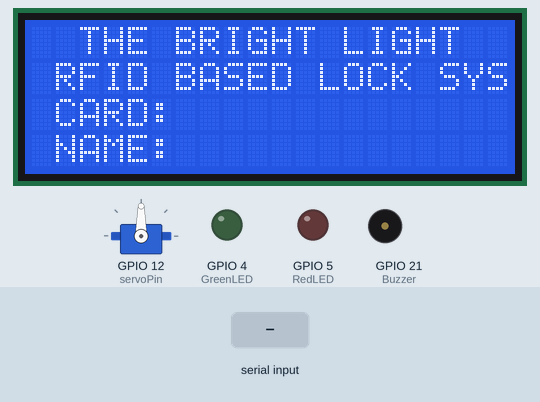
This sketch was run on a simulated ESP32. On the bench: servo, 20×4 character LCD, output pins drawn as LEDs (lit = HIGH), buzzer (waves = sounding, pin HIGH). The test bench sets the inputs (shaded band). WiFi joins after 1.5 s; servers stay silent unless stated; what the sketch prints to the serial monitor is not drawn.

Above: at 3.0 s.
3.1 s: "E280689401A9" received over Serial
At 4.7 s:
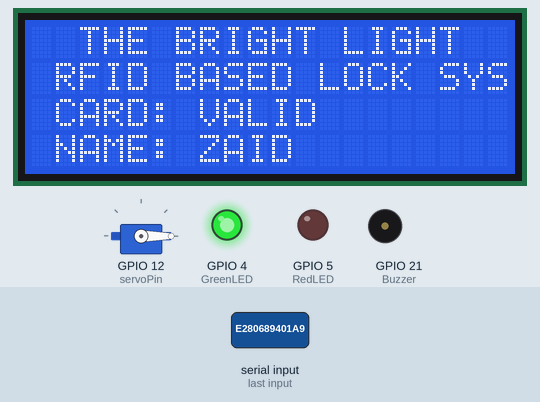
Timing chart, 0 to 10.4 s (numbered marks = the images above; inputs shaded):
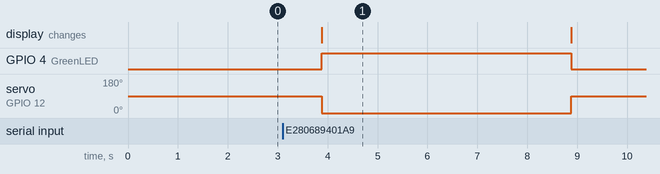

Measured:
- after the input at 3.1 s, GPIO 4 (GreenLED): LOW → HIGH after 0.78 s, → LOW 5.0 s later; servo on GPIO 12 (servoPin): 90° → 0° after 0.78 s, → 90° 5.0 s later; the display: changes after 0.78 s (image 1)

The sketch:

sketch.ino
```cpp
#define BLYNK_TEMPLATE_ID ""
#define BLYNK_TEMPLATE_NAME "RFID Based Door Lock"
#define BLYNK_AUTH_TOKEN ""

#include <ESP32Servo.h>
#include <LiquidCrystal.h>
#include <WiFi.h>
#include <BlynkSimpleEsp32.h>

// Broches LCD
LiquidCrystal lcd(19, 18, 17, 16, 15, 14);

// Définir la broche du servo
const int servoPin = 12;
Servo myServo;

// Broches de LED et de sonnerie
const int RedLED = 5;
const int GreenLED = 4;
const int Buzzer = 21;

// Jeton d'authentification Blynk
char auth[] = "";

// Vos identifiants WiFi
char ssid[] = "Wokwi-GUEST";
char pass[] = "";

// Variables pour la lecture RFID
int count = 0;
char c;
String id;

// Temps de retard
int wait = 5000;

void setup() {
  // Initialiser la communication série
  Serial.begin(9600);

  // Initialiser les broches
  pinMode(RedLED, OUTPUT);
  pinMode(GreenLED, OUTPUT);
  pinMode(Buzzer, OUTPUT);

  // Attacher le servo
  myServo.attach(servoPin);
  myServo.write(90); // Supposons que 90 est la position verrouillée

  // Initialiser l'écran LCD
  lcd.begin(20, 4);
  lcd.setCursor(0, 0);
  lcd.print("  THE BRIGHT LIGHT ");
  lcd.setCursor(0, 1);
  lcd.print(" RFID BASED LOCK SYS");
  lcd.setCursor(0, 2);
  lcd.print(" CARD:   ");
  lcd.setCursor(0, 3);
  lcd.print(" NAME:   ");

  // Connectez-vous au WiFi et à Blynk
  Blynk.begin(auth, ssid, pass);

  Serial.println("Welcome to Your Sweet Home");
  Serial.println("Please scan your RFID Card");
}

void loop() {
  Blynk.run(); // Exécutez Blynk

  while (Serial.available() > 0) {
    c = Serial.read();
    count++;
    id += c;
    if (count == 12) {
      Serial.print(id);
      if (id == "E280689401A9") {
        handleValidCard("ZAID");
      } else if (id == "E2000019060C") {
        handleValidCard("Jassim");
      } else if (id == "G46RD9V40F3A") {
        handleValidCard("Mattalah");
      } else if (id == "B71001B76894") {
        handleValidCard("Mahmoud");
      } else if (id == "1C81159073FD") {
        handleValidCard("Salah");
      } else if (id == "B710D0186022") {
        handleValidCard("El kandsi");
      } else {
        handleInvalidCard();
      }
    }
  }
  count = 0;
  id = "";
  delay(1000);
}

void handleValidCard(String name) {
  Serial.println("Valid Card");
  lcd.setCursor(0, 2);
  lcd.print(" CARD: VALID   ");
  lcd.setCursor(0, 3);
  lcd.print(" NAME: " + name + " ");
  digitalWrite(GreenLED, HIGH);
  myServo.write(0); // Supposons que 0 est la position déverrouillée

  // Consigner l'événement dans Blynk
  Blynk.logEvent("valid_card", "Valid Card: " + name);
  Blynk.virtualWrite(V0, "Valid Card: " + name); // Affichage sur Blynk

  delay(wait);
  myServo.write(90); // Verrouillez à nouveau la porte
  digitalWrite(GreenLED, LOW);
  lcd.setCursor(0, 2);
  lcd.print(" CARD:           ");
  lcd.setCursor(0, 3);
  lcd.print(" NAME:           ");
}

void handleInvalidCard() {
  Serial.println("Invalid Card");
  lcd.setCursor(0, 2);
  lcd.print(" CARD: INVALID   ");
  lcd.setCursor(0, 3);
  lcd.print(" NAME: UNKNOWN     ");
  digitalWrite(RedLED, HIGH);
  digitalWrite(Buzzer, HIGH);

  // Consigner l'événement dans Blynk
  Blynk.logEvent("invalid_card", "Invalid Card");
  Blynk.virtualWrite(V0, "Invalid Card"); // Affichage sur Blynk

  delay(wait);
  digitalWrite(RedLED, LOW);
  digitalWrite(Buzzer, LOW);
  lcd.setCursor(0, 2);
  lcd.print(" CARD:           ");
  lcd.setCursor(0, 3);
  lcd.print(" NAME:           ");
}
```
